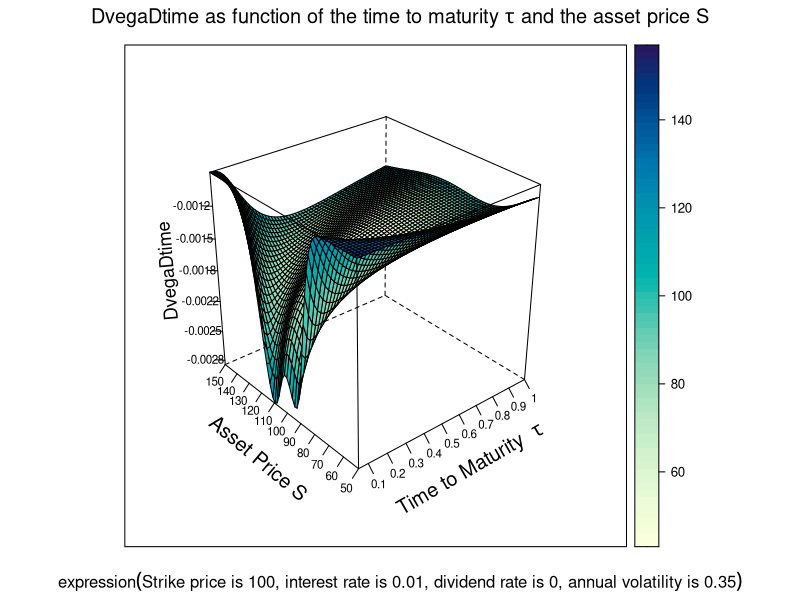

Source code (R):

# clear variables and close windows
rm(list = ls(all = TRUE))
graphics.off()

# install and load packages
libraries = c("lattice")
lapply(libraries, function(x) if (!(x %in% installed.packages())) {install.packages(x)} )
lapply(libraries, library, quietly = TRUE, character.only = TRUE)

# parameter settings
s1    = 50     # lower bound of Asset Price
s2    = 150    # upper bound of Asset Price 
t1    = 0.05   # lower bound of Time to Maturity
t2    = 1      # upper bound of Time to Maturity
K     = 100    # exercise price 
r     = 0.01   # interest rate
sig   = 0.35   # volatility
d     = 0      # dividend rate
b     = r - d  # cost of carry
steps = 60

meshgrid = function(a, b) {
    list(x = outer(b * 0, a, FUN = "+"), y = outer(b, a * 0, FUN = "+"))
}

first = meshgrid(seq(t1, t2, -(t1 - t2)/(steps - 1)), seq(t1, t2, -(t1 - t2)/(steps - 1)))

tau  = first$x
dump = first$y

second = meshgrid(seq(s1, s2, -(s1 - s2)/(steps - 1)), seq(s1, s2, -(s1 - s2)/(steps - 1)))

dump2 = second$x
S = second$y

# Black Scholes
d1 = (log(S/K) + (r - d - sig^2/2) * tau)/(sig * sqrt(tau))
d2 = d1 - sig * sqrt(tau)
# Greeks
Vega = S * exp((b - r) * tau) * dnorm(d1) * sqrt(tau)
DvegaDtime = Vega * (r - b + b * d1/(sig * sqrt(tau)) - (1 + d1 * d2)/(2 * tau))

# plot
title = bquote(expression(paste("Strike price is ", .(K), ", interest rate is ", .(r), ", dividend rate is ", .(d), ", annual volatility is ", .(sig))))

wireframe((DvegaDtime/36500) ~ tau * S, drape = T, ticktype = "detailed", main = expression(paste("DvegaDtime as function of the time to maturity ", 
    tau, " and the asset price S")), sub = title, scales = list(arrows = FALSE, 
    col = "black", distance = 1, tick.number = 8, cex = 0.7, x = list(labels = round(seq(t1, 
        t2, length = 11), 1)), y = list(labels = round(seq(s1, s2, length = 11), 
        1)), z = list(labels = round(seq(min(DvegaDtime/36500), max(DvegaDtime/36500), 
        length = 11), 4))), xlab = list(expression(paste("Time to Maturity  ", 
    tau)), rot = 30, cex = 1.2), ylab = list("Asset Price S", rot = -40, cex = 1.2), 
    zlab = list("DvegaDtime", rot = 95, cex = 1.1)) 
